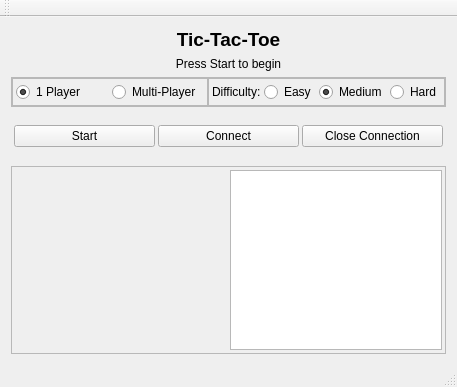
<?xml version="1.0" encoding="UTF-8"?>
<ui version="4.0">
 <class>MainWindow</class>
 <widget class="QMainWindow" name="MainWindow">
  <property name="geometry">
   <rect>
    <x>0</x>
    <y>0</y>
    <width>457</width>
    <height>387</height>
   </rect>
  </property>
  <property name="windowTitle">
   <string>MainWindow</string>
  </property>
  <widget class="QWidget" name="centralWidget">
   <layout class="QVBoxLayout" name="verticalLayout">
    <item>
     <widget class="QLabel" name="label">
      <property name="font">
       <font>
        <pointsize>14</pointsize>
        <weight>75</weight>
        <bold>true</bold>
       </font>
      </property>
      <property name="text">
       <string>Tic-Tac-Toe</string>
      </property>
      <property name="alignment">
       <set>Qt::AlignCenter</set>
      </property>
     </widget>
    </item>
    <item>
     <widget class="QLabel" name="label_msg">
      <property name="text">
       <string>Press Start to begin</string>
      </property>
      <property name="alignment">
       <set>Qt::AlignCenter</set>
      </property>
     </widget>
    </item>
    <item>
     <widget class="QFrame" name="frame_4">
      <property name="frameShape">
       <enum>QFrame::StyledPanel</enum>
      </property>
      <property name="frameShadow">
       <enum>QFrame::Raised</enum>
      </property>
      <layout class="QHBoxLayout" name="horizontalLayout_4">
       <property name="spacing">
        <number>0</number>
       </property>
       <property name="leftMargin">
        <number>0</number>
       </property>
       <property name="topMargin">
        <number>0</number>
       </property>
       <property name="rightMargin">
        <number>0</number>
       </property>
       <property name="bottomMargin">
        <number>0</number>
       </property>
       <item>
        <widget class="QFrame" name="frame_3">
         <property name="sizePolicy">
          <sizepolicy hsizetype="Preferred" vsizetype="Preferred">
           <horstretch>0</horstretch>
           <verstretch>1</verstretch>
          </sizepolicy>
         </property>
         <property name="frameShape">
          <enum>QFrame::StyledPanel</enum>
         </property>
         <property name="frameShadow">
          <enum>QFrame::Raised</enum>
         </property>
         <layout class="QHBoxLayout" name="horizontalLayout_2">
          <property name="spacing">
           <number>3</number>
          </property>
          <property name="leftMargin">
           <number>3</number>
          </property>
          <property name="topMargin">
           <number>3</number>
          </property>
          <property name="rightMargin">
           <number>3</number>
          </property>
          <property name="bottomMargin">
           <number>3</number>
          </property>
          <item>
           <widget class="QRadioButton" name="radio_one_player">
            <property name="text">
             <string>1 Player</string>
            </property>
            <property name="checked">
             <bool>true</bool>
            </property>
           </widget>
          </item>
          <item>
           <widget class="QRadioButton" name="radio_multi_player">
            <property name="text">
             <string>Multi-Player</string>
            </property>
           </widget>
          </item>
         </layout>
        </widget>
       </item>
       <item>
        <widget class="QFrame" name="frame_difficulty">
         <property name="sizePolicy">
          <sizepolicy hsizetype="Preferred" vsizetype="Preferred">
           <horstretch>0</horstretch>
           <verstretch>1</verstretch>
          </sizepolicy>
         </property>
         <property name="frameShape">
          <enum>QFrame::StyledPanel</enum>
         </property>
         <property name="frameShadow">
          <enum>QFrame::Raised</enum>
         </property>
         <layout class="QHBoxLayout" name="horizontalLayout_3">
          <property name="spacing">
           <number>3</number>
          </property>
          <property name="leftMargin">
           <number>3</number>
          </property>
          <property name="topMargin">
           <number>3</number>
          </property>
          <property name="rightMargin">
           <number>3</number>
          </property>
          <property name="bottomMargin">
           <number>3</number>
          </property>
          <item>
           <widget class="QLabel" name="label_2">
            <property name="text">
             <string>Difficulty:</string>
            </property>
           </widget>
          </item>
          <item>
           <widget class="QRadioButton" name="radio_difficulty_easy">
            <property name="text">
             <string>Easy</string>
            </property>
           </widget>
          </item>
          <item>
           <widget class="QRadioButton" name="radio_difficulty_medium">
            <property name="text">
             <string>Medium</string>
            </property>
            <property name="checked">
             <bool>true</bool>
            </property>
           </widget>
          </item>
          <item>
           <widget class="QRadioButton" name="radio_difficulty_hard">
            <property name="text">
             <string>Hard</string>
            </property>
           </widget>
          </item>
         </layout>
        </widget>
       </item>
      </layout>
     </widget>
    </item>
    <item>
     <widget class="QFrame" name="frame_2">
      <property name="sizePolicy">
       <sizepolicy hsizetype="Preferred" vsizetype="Preferred">
        <horstretch>0</horstretch>
        <verstretch>1</verstretch>
       </sizepolicy>
      </property>
      <property name="frameShape">
       <enum>QFrame::NoFrame</enum>
      </property>
      <property name="frameShadow">
       <enum>QFrame::Plain</enum>
      </property>
      <layout class="QHBoxLayout" name="horizontalLayout">
       <property name="spacing">
        <number>3</number>
       </property>
       <property name="leftMargin">
        <number>3</number>
       </property>
       <property name="topMargin">
        <number>3</number>
       </property>
       <property name="rightMargin">
        <number>3</number>
       </property>
       <property name="bottomMargin">
        <number>3</number>
       </property>
       <item>
        <widget class="QPushButton" name="button_start">
         <property name="text">
          <string>Start</string>
         </property>
        </widget>
       </item>
       <item>
        <widget class="QPushButton" name="button_connect">
         <property name="text">
          <string>Connect</string>
         </property>
        </widget>
       </item>
       <item>
        <widget class="QPushButton" name="button_close_connection">
         <property name="text">
          <string>Close Connection</string>
         </property>
        </widget>
       </item>
      </layout>
     </widget>
    </item>
    <item>
     <widget class="QFrame" name="frame_5">
      <property name="sizePolicy">
       <sizepolicy hsizetype="Preferred" vsizetype="Preferred">
        <horstretch>0</horstretch>
        <verstretch>4</verstretch>
       </sizepolicy>
      </property>
      <property name="frameShape">
       <enum>QFrame::StyledPanel</enum>
      </property>
      <property name="frameShadow">
       <enum>QFrame::Raised</enum>
      </property>
      <layout class="QHBoxLayout" name="horizontalLayout_5">
       <property name="spacing">
        <number>3</number>
       </property>
       <property name="leftMargin">
        <number>3</number>
       </property>
       <property name="topMargin">
        <number>3</number>
       </property>
       <property name="rightMargin">
        <number>3</number>
       </property>
       <property name="bottomMargin">
        <number>3</number>
       </property>
       <item>
        <widget class="BoardWidget" name="board_widget" native="true">
         <property name="sizePolicy">
          <sizepolicy hsizetype="Preferred" vsizetype="Preferred">
           <horstretch>1</horstretch>
           <verstretch>4</verstretch>
          </sizepolicy>
         </property>
        </widget>
       </item>
       <item>
        <widget class="QPlainTextEdit" name="output">
         <property name="sizePolicy">
          <sizepolicy hsizetype="Expanding" vsizetype="Expanding">
           <horstretch>1</horstretch>
           <verstretch>4</verstretch>
          </sizepolicy>
         </property>
        </widget>
       </item>
      </layout>
     </widget>
    </item>
   </layout>
  </widget>
  <widget class="QMenuBar" name="menuBar">
   <property name="geometry">
    <rect>
     <x>0</x>
     <y>0</y>
     <width>457</width>
     <height>20</height>
    </rect>
   </property>
  </widget>
  <widget class="QToolBar" name="mainToolBar">
   <attribute name="toolBarArea">
    <enum>TopToolBarArea</enum>
   </attribute>
   <attribute name="toolBarBreak">
    <bool>false</bool>
   </attribute>
  </widget>
  <widget class="QStatusBar" name="statusBar"/>
 </widget>
 <layoutdefault spacing="6" margin="11"/>
 <customwidgets>
  <customwidget>
   <class>BoardWidget</class>
   <extends>QWidget</extends>
   <header>BoardWidget.h</header>
   <container>1</container>
  </customwidget>
 </customwidgets>
 <resources/>
 <connections/>
</ui>
